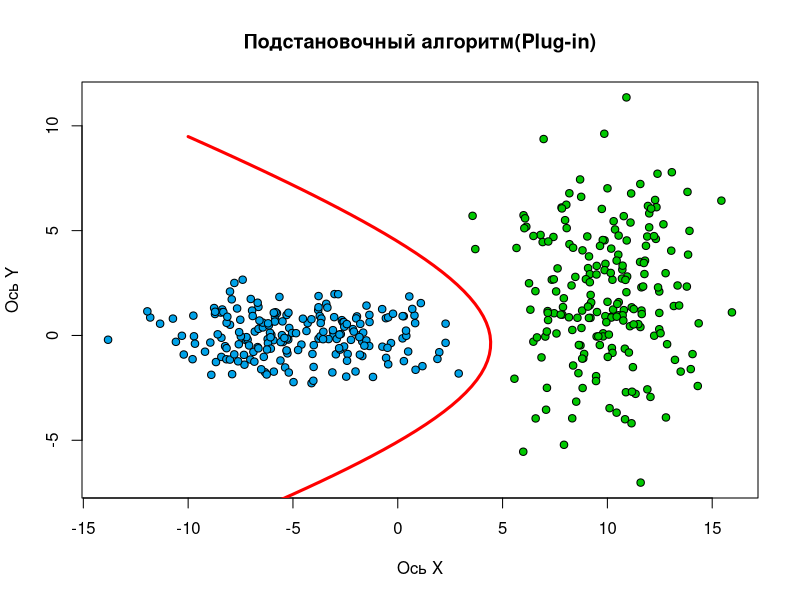

This figure's R source:
## Восстановление центра нормального распределения 
estimateMu <- function(objects) {     
  ## mu = 1 / m  *  sum_{i=1}^m(objects_i)     
  rows <- dim(objects)[1]     
  cols <- dim(objects)[2]          
  mu <- matrix(NA, 1, cols)     
  for (col in 1:cols)      {         
    mu[1, col] = mean(objects[,col])     
  }          
  return(mu) 
} 
##  Восстановление ковариационной матрицы нормального распределения 
estimateCovarianceMatrix <- function(objects, mu) {     
  rows <- dim(objects)[1]     
  cols <- dim(objects)[2]     
  sigma <- matrix(0, cols, cols)          
  for (i in 1:rows)     {         
    sigma <- sigma + (t(objects[i,] - mu) %*% (objects[i,] - mu)) / (rows - 1)     
  }          
  return (sigma) 
} 
## Получение коэффициентов подстановочного алгоритма 
getPlugInDiskriminantCoeffs <- function(mu1, sigma1, mu2, sigma2) 
{     
  ## Line equation: a*x1^2 + b*x1*x2 + c*x2 + d*x1 + e*x2 + f = 0     
  invSigma1 <- solve(sigma1) 
  
  invSigma2 <- solve(sigma2)          
  f <- log(abs(det(sigma1))) - log(abs(det(sigma2))) + mu1 %*% invSigma1 %*% t(mu1) - mu2 %*% invSigma2 %*% t(mu2);          
  alpha <- invSigma1 - invSigma2     
  a <- alpha[1, 1]     
  b <- 2 * alpha[1, 2]     
  c <- alpha[2, 2]         
  beta <- invSigma1 %*% t(mu1) - invSigma2 %*% t(mu2)      
  d <- -2 * beta[1, 1]    
  e <- -2 * beta[2, 1] 
  return (c("x^2" = a, "xy" = b, "y^2" = c, "x" = d, "y" = e, "1" = f)) 
} 
## Количество объектов в каждом классе 
ObjectsCountOfEachClass <- 200
## Подключаем библиотеку MASS для генерации многомерного нормального распределения 
library(MASS) 
## Генерируем тестовые данные 
#Sigma1 <- matrix(c(3, 0, 0, 1), 2, 2) 
#Sigma2 <- matrix(c(10, 0, 0, 15), 2, 2) 
#Mu1 <- c(5, 5) 
#Mu2 <- c(15, 2) 
#Sigma1 <- matrix(c(5, 0, 0, 1), 2, 2) 
#Sigma2 <- matrix(c(1, 0, 0, 5), 2, 2) 
#Mu1 <- c(1, 2) 
#Mu2 <- c(5, 2) 
Sigma1 <- matrix(c(10, 0, 0, 1), 2, 2) 
Sigma2 <- matrix(c(5, 0, 0, 10), 2, 2) 
Mu1 <- c(-5, 0) 
Mu2 <- c(10, 2) 
xy1 <- mvrnorm(n=ObjectsCountOfEachClass, Mu1, Sigma1) 
xy2 <- mvrnorm(n=ObjectsCountOfEachClass, Mu2, Sigma2) 
## Собираем два класса в одну выборку 
xl <- rbind(cbind(xy1, 1), cbind(xy2, 2)) 
## Рисуем обучающую выборку  
colors <- c(rgb(0/255, 162/255, 232/255), rgb(0/255, 200/255, 0/255)) 
plot(xl[,1], xl[,2], pch = 21, bg = colors[xl[,3]], asp = 1, xlab = "Ось X", ylab = "Ось Y", main = "Подстановочный алгоритм(Plug-in)") 
## Оценивание 
objectsOfFirstClass <- xl[xl[,3] == 1, 1:2] 
objectsOfSecondClass <- xl[xl[,3] == 2, 1:2] 

mu1 <- estimateMu(objectsOfFirstClass) 
mu2 <- estimateMu(objectsOfSecondClass) 
sigma1 <- estimateCovarianceMatrix(objectsOfFirstClass, mu1) 
sigma2 <- estimateCovarianceMatrix(objectsOfSecondClass, mu2) 
coeffs <- getPlugInDiskriminantCoeffs(mu1, sigma1, mu2, sigma2) 
## Рисуем дискриминантую функцию – красная линия 
x <- y <- seq(-10, 20, len=100)  
z <- outer(x, y, function(x, y) coeffs["x^2"]*x^2 + coeffs["xy"]*x*y + coeffs["y^2"]*y^2 + coeffs["x"]*x + coeffs["y"]*y + coeffs["1"])  
contour(x, y, z, levels=0, drawlabels=FALSE, lwd = 3, col = "red", add = TRUE)
